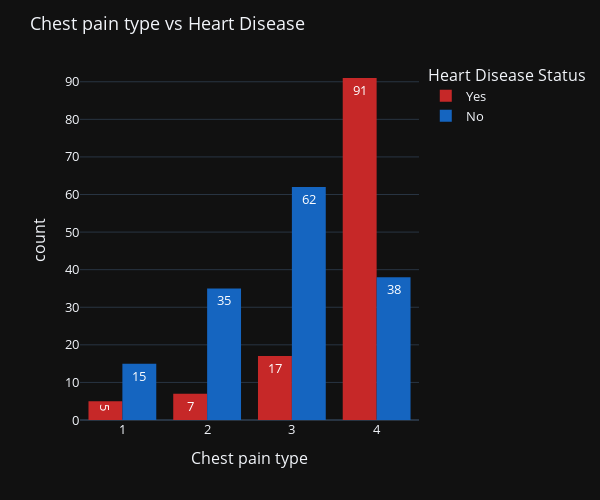

The code cell stored with this chart in its notebook:
### Code cell
histplot("Chest pain type", bins=4)

### Figure 1 — Plotly figure (JSON) as saved in the notebook; plotly's stock layout.template omitted (floating-point values rounded to 4 significant figures; data arrays with more than 128 entries replaced by an {"elided": "..."} marker saying what was removed)
{"data": [{"alignmentgroup": "True", "bingroup": "x", "hovertemplate": "Heart Disease=1<br>Chest pain type=%{x}<br>count=%{y}<extra></extra>", "legendgroup": "1", "marker": {"color": "#C62828", "pattern": {"shape": ""}}, "name": "Yes", "nbinsx": 4, "offsetgroup": "1", "orientation": "v", "showlegend": true, "texttemplate": "%{value}", "type": "histogram", "x": [4, 2, 3, 4, 4, 4, 1, 4, 4, 4, 3, 3, 4, 4, 4, 4, 1, 4, 3, 3, 4, 2, 4, 4, 4, 4, 2, 4, 4, 2, 3, 4, 4, 4, 4, 4, 4, 4, 4, 4, 4, 4, 4, 4, 4, 4, 4, 4, 4, 4, 4, 4, 4, 4, 3, 4, 4, 4, 4, 4, 4, 4, 4, 4, 3, 2, 4, 4, 4, 3, 4, 4, 1, 4, 4, 1, 3, 4, 4, 4, 3, 4, 4, 4, 4, 3, 4, 4, 4, 4, 4, 4, 4, 3, 1, 4, 4, 4, 4, 3, 4, 4, 4, 4, 4, 4, 3, 4, 4, 4, 3, 4, 4, 4, 4, 3, 4, 2, 2, 4], "xaxis": "x", "yaxis": "y"}, {"alignmentgroup": "True", "bingroup": "x", "hovertemplate": "Heart Disease=0<br>Chest pain type=%{x}<br>count=%{y}<extra></extra>", "legendgroup": "0", "marker": {"color": "#1565C0", "pattern": {"shape": ""}}, "name": "No", "nbinsx": 4, "offsetgroup": "0", "orientation": "v", "showlegend": true, "texttemplate": "%{value}", "type": "histogram", "x": {"elided": "150 int values"}, "xaxis": "x", "yaxis": "y"}], "layout": {"barmode": "group", "font": {"size": 13}, "height": 500, "legend": {"title": {"text": "Heart Disease Status"}, "tracegroupgap": 0}, "margin": {"t": 60}, "title": {"text": "Chest pain type vs Heart Disease"}, "width": 600, "xaxis": {"anchor": "y", "domain": [0, 1], "title": {"text": "Chest pain type"}}, "yaxis": {"anchor": "x", "domain": [0, 1], "title": {"text": "count"}}}}
